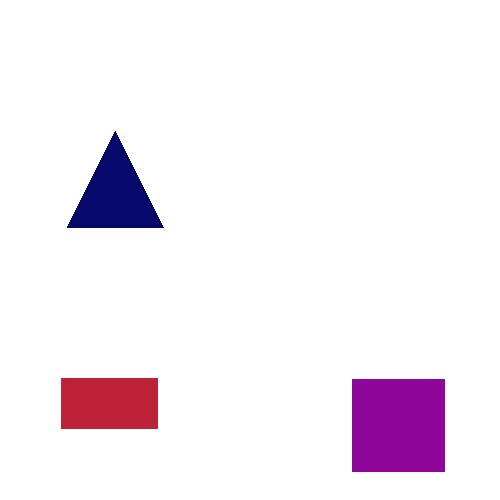
#> input picture Day 17/multi_shape_dataset/multi_shape_01.jpg, 500 x 500 px; its folder holds only this picture in this run
$ jupyter execute --allow-errors 'Shape Detection Script.ipynb'
#> lines starting #> are read from the running program, lines starting #| are printed output that depends on the picture; after the words box and inside, x2 and y2 are one past the last pixel; in counts of white or black regions, pixels touching at a corner belong together
#> further down, img is the input picture: shape (500, 500, 3); mean B, G, R 244.7, 237.3, 245
[cell 1]
import cv2
import numpy as np
import matplotlib.pyplot as plt

[cell 2]
import glob
import matplotlib.pyplot as plt

image_paths = sorted(glob.glob("multi_shape_dataset/*.jpg"))

fig, axes = plt.subplots(3, 5, figsize=(16, 10))
#> (the rest of this cell did not finish here and is left out)

[cell 3]
import glob

image_paths = sorted(glob.glob("multi_shape_dataset/*.jpg"))


test_images = image_paths[:10]

print("Testing images:")
for img in test_images:
    print(img)
#> `gray = cv2.cvtColor(image, cv2.COLOR_BGR2GRAY)`:
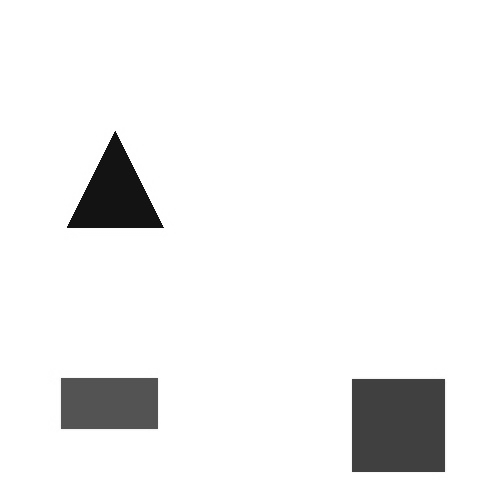
#> gray: shape (500, 500); min 14, max 255, mean 240.5
#> `_, thresh = cv2.threshold( gray, 150, 255, cv2.THRESH_BINARY_INV )`:
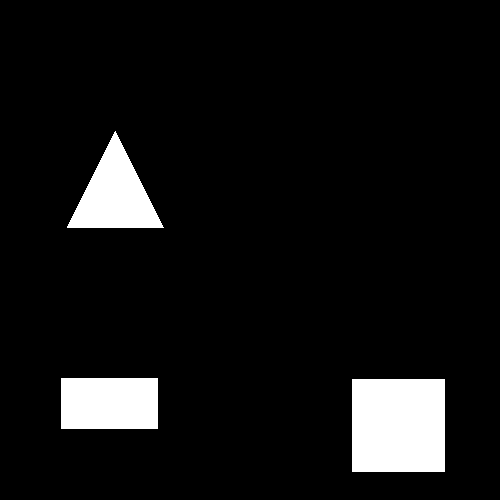
#> thresh: shape (500, 500); 7.3% white; 3 white regions
#> `contours, _ = cv2.findContours( thresh, cv2.RETR_EXTERNAL, cv2.CHAIN_A..`: contours = 3 contours; box (x1, y1, x2, y2) and area: (352, 379, 445, 472) 8464, (61, 378, 158, 429) 4800, (67, 131, 164, 228) 4608
#| Total Contours: 3
#> `cv2.drawContours( contour_img, contours, -1, (0,255,0), 3 )`:
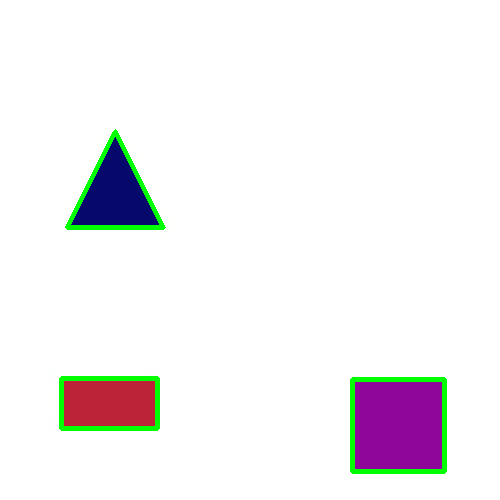
#> contour_img: shape (500, 500, 3); 1.88% of pixels changed, all inside (x1, y1, x2, y2) = (59, 129, 447, 474)
#> the loop `for contour in contours: ` made 3 passes
#| Square
#| Rectangle
#| Triangle
#> after the loop `for contour in contours:`:
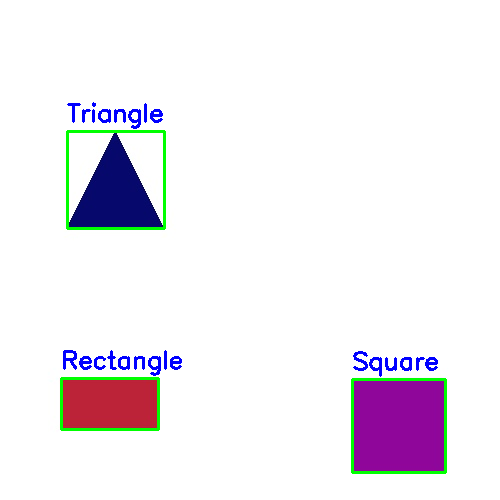
#> shape_img: shape (500, 500, 3); 2.19% of pixels changed, all inside (x1, y1, x2, y2) = (60, 102, 447, 474)

#> (a cell that did not finish here is left out)

$ run again, on Day 17/multi_shape_dataset/multi_shape_07.jpg
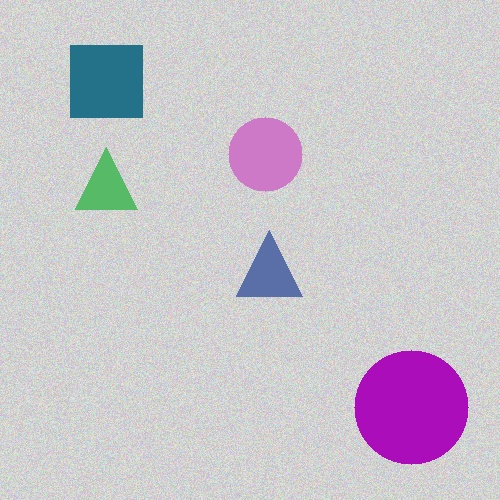
#> input picture Day 17/multi_shape_dataset/multi_shape_07.jpg, 500 x 500 px
#> img is the input picture: shape (500, 500, 3); mean B, G, R 205.5, 196.8, 202
#> `_, thresh = cv2.threshold( gray, 150, 255, cv2.THRESH_BINARY_INV )`:
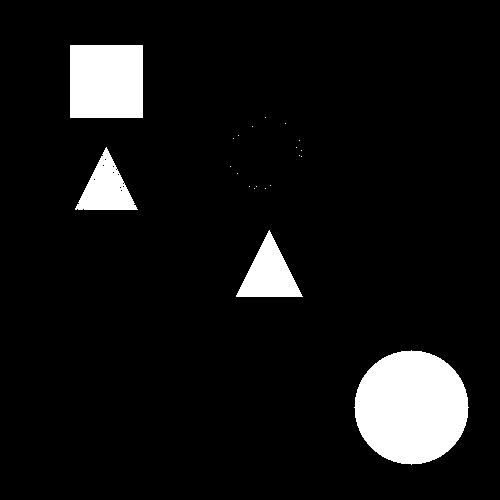
#> thresh: shape (500, 500); 7.9% white; 21 white regions (17 under 20 px)
#> contours = 21 contours, 17 with area under 20; largest, box (x1, y1, x2, y2) and area: (354, 350, 469, 465) 10028, (70, 45, 143, 118) 5184, (236, 230, 303, 297) 2178, (75, 147, 138, 210) 1916
#| Total Contours: 21
#> contour_img: shape (500, 500, 3); 2.05% of pixels changed, all inside (x1, y1, x2, y2) = (68, 43, 471, 467)
#> the loop `for contour in contours: ` made 21 passes
#> (printed output is left out)
#> after the loop `for contour in contours:`:
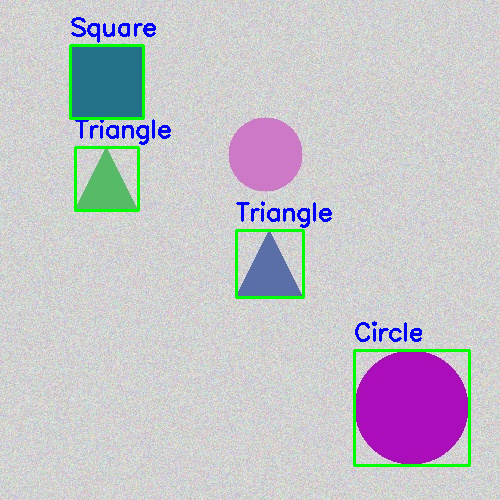
#> shape_img: shape (500, 500, 3); 2.55% of pixels changed, all inside (x1, y1, x2, y2) = (69, 17, 471, 467)

$ run again, on Day 17/multi_shape_dataset/multi_shape_02.jpg
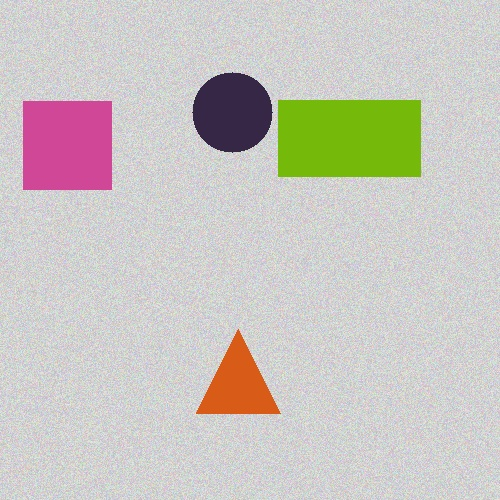
#> input picture Day 17/multi_shape_dataset/multi_shape_02.jpg, 500 x 500 px
#> img is the input picture: shape (500, 500, 3); mean B, G, R 193.4, 198.9, 202.4
#> `_, thresh = cv2.threshold( gray, 150, 255, cv2.THRESH_BINARY_INV )`:
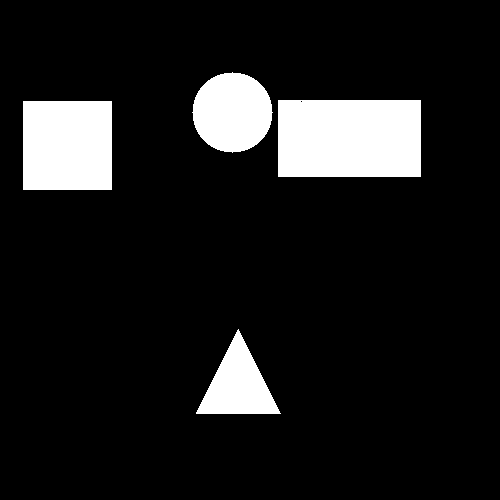
#> thresh: shape (500, 500); 11% white; 4 white regions
#> contours = 4 contours; box (x1, y1, x2, y2) and area: (278, 100, 421, 177) 10792, (23, 101, 112, 190) 7744, (192, 72, 273, 153) 4912, (196, 329, 281, 414) 3528
#| Total Contours: 4
#> contour_img: shape (500, 500, 3); 2.51% of pixels changed, all inside (x1, y1, x2, y2) = (21, 70, 423, 416)
#> the loop `for contour in contours: ` made 4 passes
#> (printed output is left out)
#> after the loop `for contour in contours:`:
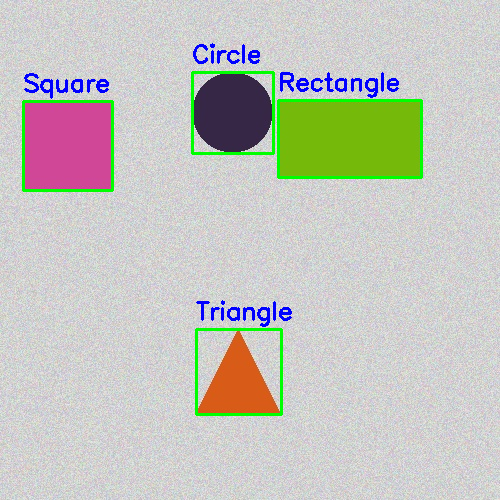
#> shape_img: shape (500, 500, 3); 2.87% of pixels changed, all inside (x1, y1, x2, y2) = (22, 43, 423, 416)
